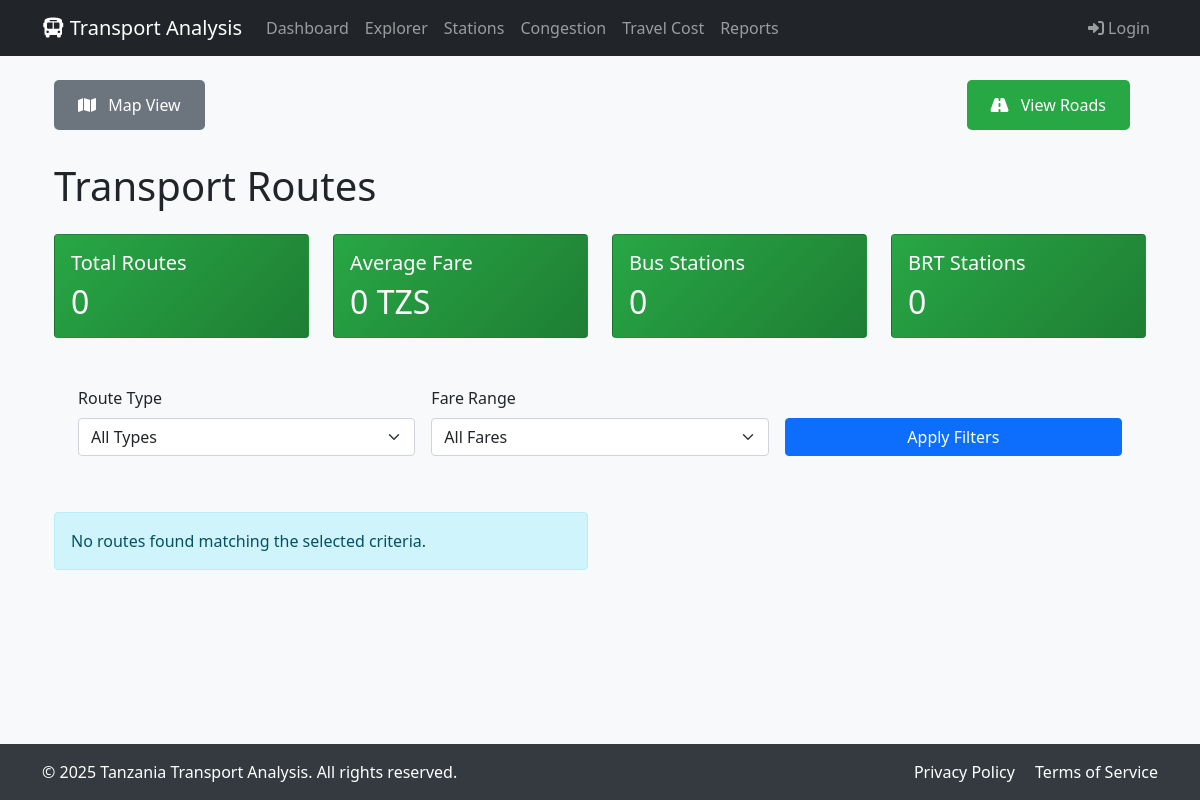
The app's page /explorer/routes/, older data.
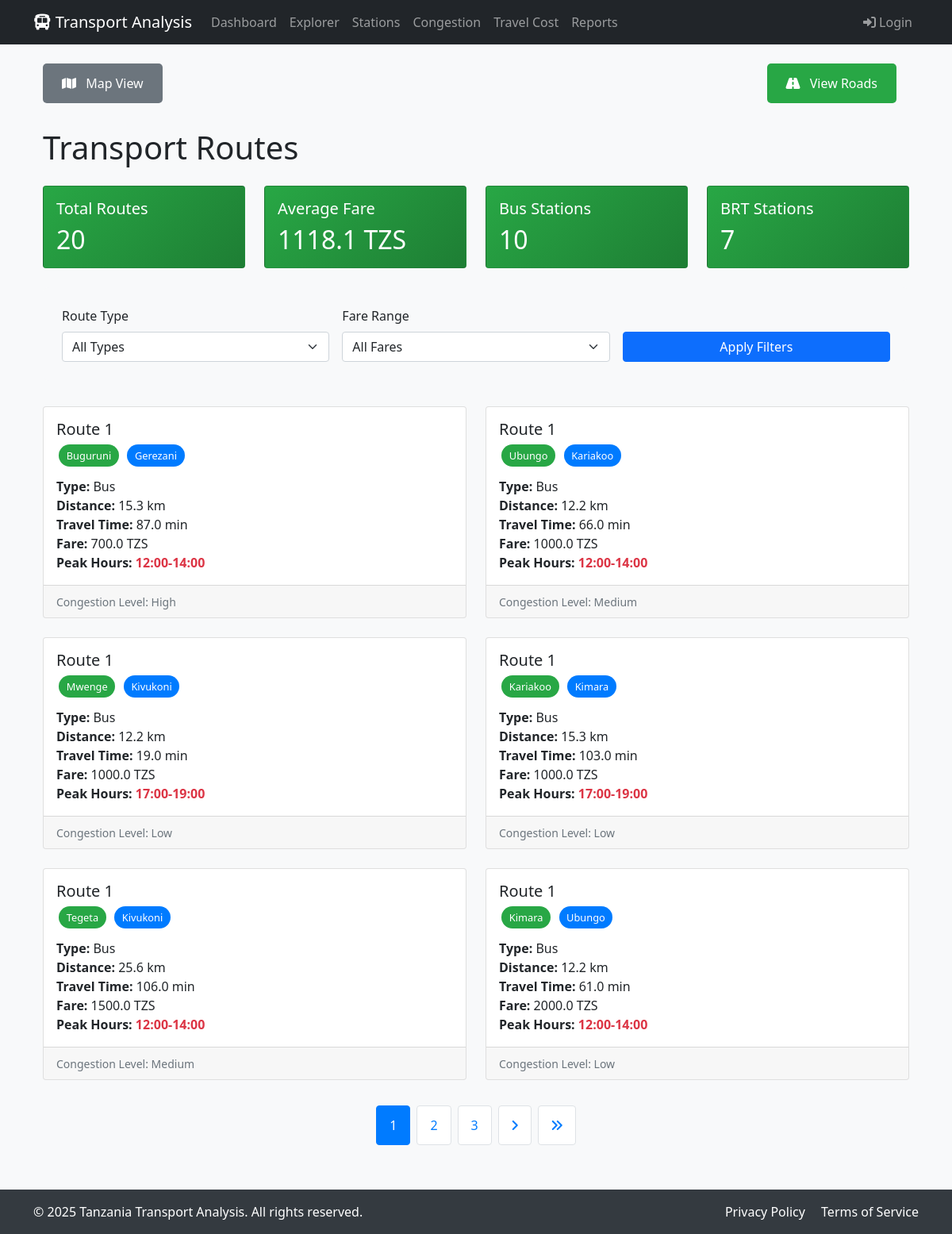
The same page, newer data.
### dashboard/models.py (models this page shows, shortened)
class TransportData(models.Model):
    road_name = models.CharField(max_length=255)
    road_distance = models.FloatField()
    route_name = models.CharField(max_length=255)
    bus_station = models.CharField(max_length=255)
    brt_station = models.CharField(max_length=255)
    peak_hours = models.CharField(max_length=50)
    average_speed = models.FloatField()
    travel_time = models.FloatField()
    fare = models.FloatField()
    landmark_nearby = models.CharField(max_length=255)
    road_type = models.CharField(max_length=50)
    traffic_lights_count = models.IntegerField()
    route_type = models.CharField(max_length=50)
    congestion_level = models.CharField(max_length=50)
    passenger_capacity = models.IntegerField()
    alternative_routes = models.CharField(max_length=255)
    bus_station_location = models.CharField(max_length=255)
    brt_station_location = models.CharField(max_length=255)
    geojson_data = models.TextField()
    class Meta:
        verbose_name_plural = "Transport Data"

### explorer/views.py (the view, shortened to what this page needs)
# urls.py: path('routes/', views.routes, name='routes'),
def routes(request):
    route_type = request.GET.get('route_type', '')
    fare_range = request.GET.get('fare_range', '')
    routes_query = TransportData.objects.values(
        'route_name',
        'bus_station',
        'brt_station',
        'route_type',
        'road_distance',
        'travel_time',
        'fare',
        'peak_hours',
        'congestion_level',
        'passenger_capacity'
    ).distinct()
    if route_type:
        routes_query = routes_query.filter(route_type=route_type)
    routes_query = routes_query.order_by('route_name')
    paginator = Paginator(list(routes_query), 6)  # Convert to list since we used values()
    page = request.GET.get('page', 1)
    routes = paginator.get_page(page)
    stats = TransportData.objects.aggregate(
        total_routes=Count('route_name', distinct=True),
        avg_fare=Avg('fare'),
        total_bus_stations=Count('bus_station', distinct=True),
        total_brt_stations=Count('brt_station', distinct=True)
    )
    context = {
        'routes': routes,
        'total_routes': stats['total_routes'],
        'avg_fare': round(stats['avg_fare'] or 0, 2),
        'total_bus_stations': stats['total_bus_stations'],
        'total_brt_stations': stats['total_brt_stations'],
        'route_types': TransportData.objects.values_list('route_type', flat=True).distinct().order_by('route_type'),
        'selected_type': route_type,
        'selected_fare': fare_range
    }
    return render(request, 'explorer/routes.html', context)

### explorer/templates/explorer/routes.html (shortened to what the changed rows need)
{% extends 'base.html' %}
    {% load static %}
{% block content %}
<div class="container">
    <h1 class="mb-4">Transport Routes</h1>
    <div class="row mb-4">
        <div class="col-md-3">
            <div class="card stats-card">
                <div class="card-body">
                    <h5 class="card-title">Total Routes</h5>
                    <h2 class="card-text">{{ total_routes }}</h2>
                </div>
            </div>
        </div>
        <div class="col-md-3">
            <div class="card stats-card">
                <div class="card-body">
                    <h5 class="card-title">Average Fare</h5>
                    <h2 class="card-text">{{ avg_fare }} TZS</h2>
                </div>
            </div>
        </div>
        <div class="col-md-3">
            <div class="card stats-card">
                <div class="card-body">
                    <h5 class="card-title">Bus Stations</h5>
                    <h2 class="card-text">{{ total_bus_stations }}</h2>
                </div>
            </div>
        </div>
        <div class="col-md-3">
            <div class="card stats-card">
                <div class="card-body">
                    <h5 class="card-title">BRT Stations</h5>
                    <h2 class="card-text">{{ total_brt_stations }}</h2>
                </div>
            </div>
        </div>
    </div>
    <div class="row row-cols-1 row-cols-md-2 g-4">
        {% for route in routes %}
        <div class="col">
            <div class="card h-100 route-card">
                <div class="card-body">
                    <h5 class="card-title">{{ route.route_name }}</h5>
                    <div class="mb-3">
                        <span class="station-badge bus-station">{{ route.bus_station }}</span>
                        <span class="station-badge brt-station">{{ route.brt_station }}</span>
                    </div>
                    <p class="card-text">
                        <strong>Type:</strong> {{ route.route_type }}<br>
                        <strong>Distance:</strong> {{ route.road_distance }} km<br>
                        <strong>Travel Time:</strong> {{ route.travel_time }} min<br>
                        <strong>Fare:</strong> {{ route.fare }} TZS<br>
                        <strong>Peak Hours:</strong> <span class="peak-hours">{{ route.peak_hours }}</span>
                    </p>
                </div>
                <div class="card-footer">
                    <small class="text-muted">Congestion Level: {{ route.congestion_level }}</small>
                </div>
            </div>
        </div>
        {% empty %}
        <div class="col-12">
            <div class="alert alert-info">No routes found matching the selected criteria.</div>
        </div>
        {% endfor %}
    </div>
    {% if routes.has_other_pages %}
    <nav aria-label="Page navigation" class="mt-4">
        <ul class="pagination justify-content-center">
            {% for num in routes.paginator.page_range %}
                {% if routes.number == num %}
                    <li class="page-item active">
                        <span class="page-link">{{ num }}</span>
                    </li>
                {% elif num > routes.number|add:'-3' and num < routes.number|add:'3' %}
                    <li class="page-item">
                        <a class="page-link" href="?page={{ num }}">{{ num }}</a>
                    </li>
                {% endif %}
            {% endfor %}
            {% if routes.has_next %}
            <li class="page-item">
                <a class="page-link" href="?page={{ routes.next_page_number }}" aria-label="Next">
                    <i class="fas fa-angle-right"></i>
                </a>
            </li>
            <li class="page-item">
                <a class="page-link" href="?page={{ routes.paginator.num_pages }}" aria-label="Last">
                    <i class="fas fa-angle-double-right"></i>
                </a>
            </li>
            {% endif %}
        </ul>
    </nav>
    {% endif %}
</div>
{% endblock %}

Row changes from the older to the newer data that the page shows:
added TransportData: route_name "Route 1", bus_station "Buguruni", brt_station "Gerezani", route_type "Bus", road_distance "15.3", travel_time "87.0", fare "700.0", peak_hours "12:00-14:00", congestion_level "High"
added TransportData: route_name "Route 1", bus_station "Ubungo", brt_station "Kariakoo", route_type "Bus", road_distance "12.2", travel_time "66.0", fare "1000.0", peak_hours "12:00-14:00", congestion_level "Medium"
added TransportData: route_name "Route 1", bus_station "Mwenge", brt_station "Kivukoni", route_type "Bus", road_distance "12.2", travel_time "19.0", fare "1000.0", peak_hours "17:00-19:00", congestion_level "Low"
added TransportData: route_name "Route 1", bus_station "Kariakoo", brt_station "Kimara", route_type "Bus", road_distance "15.3", travel_time "103.0", fare "1000.0", peak_hours "17:00-19:00", congestion_level "Low"
added TransportData: route_name "Route 1", bus_station "Tegeta", brt_station "Kivukoni", route_type "Bus", road_distance "25.6", travel_time "106.0", fare "1500.0", peak_hours "12:00-14:00", congestion_level "Medium"
added TransportData: route_name "Route 1", bus_station "Kimara", brt_station "Ubungo", route_type "Bus", road_distance "12.2", travel_time "61.0", fare "2000.0", peak_hours "12:00-14:00", congestion_level "Low"
Text that changed along with them:
{{ total_routes }}: "0" → "20"
{{ avg_fare }}: "0" → "1118.1"
{{ total_bus_stations }}: "0" → "10"
{{ total_brt_stations }}: "0" → "7"
new list line: "1"
new list line: "2"
new list line: "3"
text no longer shown: "No routes found matching the selected criteria."
